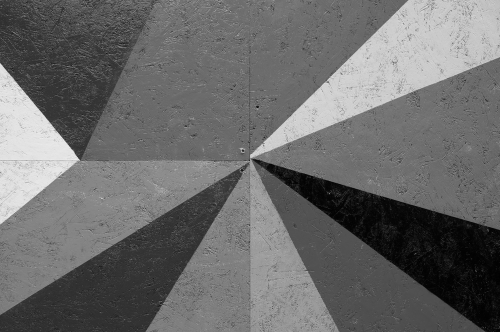
#> input picture Lab5/5-4.PNG, 500 x 332 px, shrunk from 1493 x 991 before the run, found by its file name
$ python second.py
#> lines starting #> are read from the running program, lines starting #| are printed output that depends on the picture
import cv2
path = './Lab5/5-4.png'
path2 = './Lab5/5-5.jpg'

img = cv2.imread(path, flags = cv2.IMREAD_REDUCED_GRAYSCALE_2)
#> img is the input picture: shape (332, 500); min 1, max 236, mean 107.3
img2 = cv2.imread(path2, flags = cv2.IMREAD_GRAYSCALE)
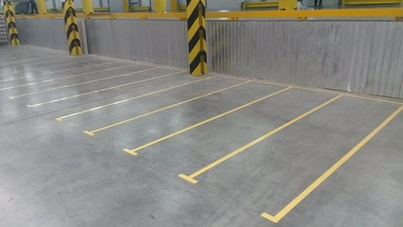
#> input picture Lab5/5-5.jpg, 403 x 227 px, shrunk from 602 x 339 before the run, found by its file name
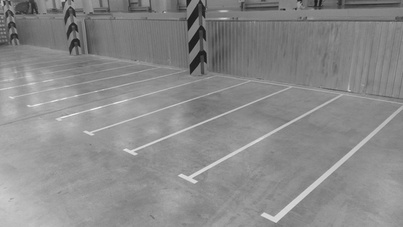
#> img2: shape (227, 403); min 21, max 244, mean 138

downthresh1 = 150
upthresh1 = 200

downthresh2 = 150
upthresh2 = 200

edges1 = cv2.Canny(img, downthresh1, upthresh1, apertureSize=3, L2gradient=False)
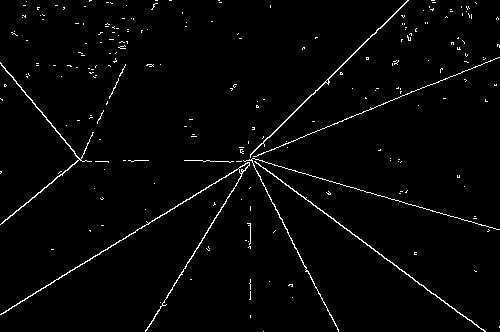
#> edges1: shape (332, 500); 2.1% white in thin lines or dots
edges2 = cv2.Canny(img2, downthresh2, upthresh2, apertureSize=3, L2gradient=False)
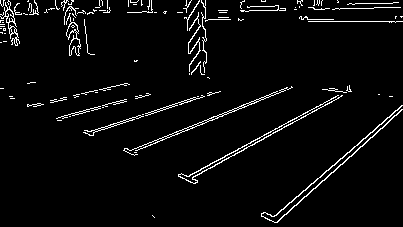
#> edges2: shape (227, 403); 4% white in thin lines or dots

cv2.namedWindow("IMG", flags = cv2.WINDOW_NORMAL)
cv2.imshow("IMG", edges1)
key = cv2.waitKey()
#> (key Esc is pressed here)
cv2.namedWindow("IMG", flags = cv2.WINDOW_NORMAL)
cv2.imshow("IMG", edges2)
key = cv2.waitKey()
#> (key Esc is pressed here)
cv2.destroyAllWindows()
